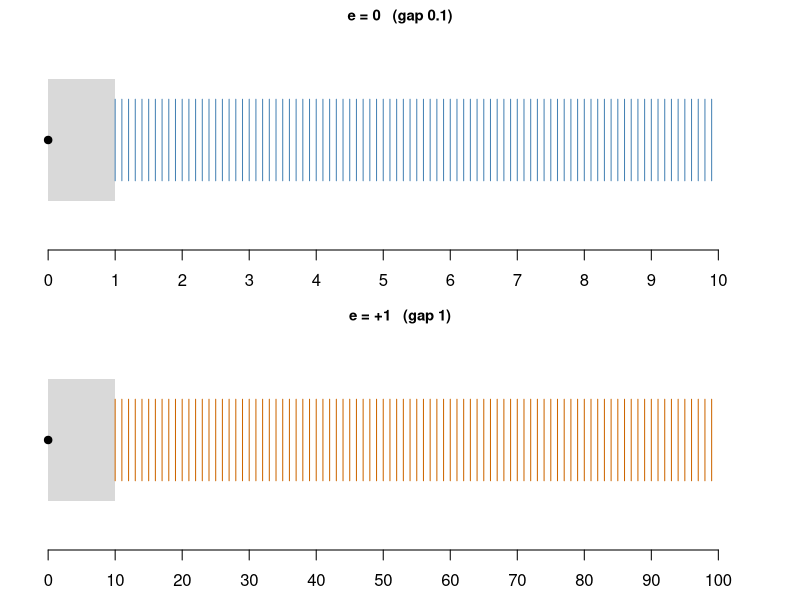

This chart was generated by the following R code:
## ---- chunk 1
options(digits = 22)

## ---- chunk 2
#| label: integer-limits
#| warning: false
.Machine$integer.max

## Check upper bounds
as.integer(2^31 - 1)                    # maximum valid integer
as.integer(2^31)                        # exceeds limit, returns NA
as.integer(2^31 - 1) + as.integer(1)    # overflows to NA

## Check lower bounds
as.integer(-(2^31 - 1))                 # minimum valid integer
as.integer(-2^31)                       # exceeds lower limit, returns NA
## ---- chunk 3
#| label: integer-product
#| warning: false
50000L * 50000L
50000 * 50000
## ---- chunk 4
#| label: toy-all-numbers
m <- outer(1:9, 0:9, function(a, b) a + b / 10)
dimnames(m) <- list(d1 = 1:9, d2 = 0:9)
m
## ---- chunk 5
#| label: fig-toy-lines
#| echo: false
#| fig-width: 9
#| fig-height: 3.6
#| fig-cap: 'Positive numbers at zoom $e=0$ (top, gap $0.1$) and $e=+1$ (bottom, gap $1$). Grey bands hold the crowded marks of all lower zooms ($e<0$, and $e\le 0$ in the bottom panel); overflow occurs only far to the right, beyond $9.9\times10^{9}$.'
par(mfrow = c(2, 1), mar = c(2.5, 1, 1.5, 1))
m0 <- (10:99) / 10; m1 <- 10:99
plot(NA, xlim = c(0, 10.5), ylim = c(0, 1), axes = FALSE, xlab = "", ylab = "",
     main = "e = 0   (gap 0.1)", cex.main = 0.9)
rect(0, 0.2, 1, 0.8, col = "gray85", border = NA)
segments(m0, 0.3, m0, 0.7, col = "steelblue")
points(0, 0.5, pch = 19)
axis(1, at = 0:10)
plot(NA, xlim = c(0, 105), ylim = c(0, 1), axes = FALSE, xlab = "", ylab = "",
     main = "e = +1   (gap 1)", cex.main = 0.9)
rect(0, 0.2, 10, 0.8, col = "gray85", border = NA)
segments(m1, 0.3, m1, 0.7, col = "darkorange3")
points(0, 0.5, pch = 19)
axis(1, at = seq(0, 100, 10))
## ---- chunk 6
#| label: double-limits
c(eps = .Machine$double.eps, xmax = .Machine$double.xmax,
  xmin = .Machine$double.xmin, subnormal = 2^-1074, maxint = 2^53)
## ---- chunk 7
#| label: machine-eps
1 + 2^-52 == 1
1 + 2^-53 == 1                       # half an epsilon is lost
0.1 + 0.2 == 0.3                     # rounding error
isTRUE(all.equal(0.1 + 0.2, 0.3))    # test with tolerance sqrt(eps)
## ---- chunk 8
#| label: over-underflow
2 * .Machine$double.xmax             # overflow: Inf
exp(710)                             # overflow: Inf
2^-1075                              # underflow: 0
prod(rep(0.01, 200))                 # 1e-400 underflows to 0
sum(log(rep(0.01, 200)))             # the log scale is safe
## ---- chunk 9
#| label: spacing-demo
2^52 + 1 == 2^52                     # gap 1: still distinguishable
2^53 + 1 == 2^53                     # gap 2: the +1 is lost
format(c(2^53, 2^53 + 1, 2^53 + 2), digits = 17)
.Machine$integer.max                 # 2^31 - 1
## ---- chunk 10
#| label: sum-large-small
## the target value
f0 <- 1 + 2^(-40)
f0

## adding 2^-52 (one epsilon) 2^12 times works: each addition changes the sum
f1 <- 1; i <- 1
while (i <= 2^12) { f1 <- f1 + 2^(-52); i <- i + 1 }
f1

## adding 2^-53 (half an epsilon) 2^13 times fails: 1 + 2^-53 rounds to 1 every time
f2 <- 1; i <- 1
while (i <= 2^13) { f2 <- f2 + 2^(-53); i <- i + 1 }
f2

## this difference is not due to number display in R
f0 == f1
f0 == f2

## R's built-in sum() uses pairwise summation and extended precision
f3 <- sum(c(1, rep(2^(-53), 2^13))); f3
f1 == f3
f4 <- sum(c(1, rep(2^(-54), 2^14))); f4
f0 == f4

## the fix: accumulate the small numbers first, then add to 1
f6s <- 0; i <- 1
while (i <= 2^14) { f6s <- f6s + 2^(-54); i <- i + 1 }
f6s
f6 <- f6s + 1; f6
f0 == f6
## ---- chunk 11
#| label: summation-methods
x <- c(1, rep(1e-16, 1e4))                 # exact sum is 1 + 1e-12

naive_sum <- function(x) { s <- 0; for (v in x) s <- s + v; s }

kahan_sum <- function(x) {
  s <- 0; c <- 0                            # c holds the running roundoff error
  for (v in x) { y <- v - c; t <- s + y; c <- (t - s) - y; s <- t }
  s }

c(naive   = naive_sum(x) - 1,
  sorted  = naive_sum(sort(x)) - 1,
  kahan   = kahan_sum(x) - 1,
  builtin = sum(x) - 1,
  exact   = 1e-12)
## ---- chunk 12
#| label: eps-other-bases
log(2^(-52))               # base e: about -36
1 + exp(-35)
1 + exp(-37)               # evaluates to exactly 1

log(2^(-52), base = 10)    # base 10: about -15.7
1 + 1e-15 == 1
1 + 1e-16 == 1
## ---- chunk 13
#| label: fexp-naive
#| message: false
library(knitr)

fexp <- function(x, debug = FALSE) {
  i <- 0; expx <- 1; u <- 1
  if (debug) debug_list <- list()
  while (abs(u) > 1e-20 * abs(expx)) {
    i <- i + 1
    u <- u * x / i
    expx <- expx + u
    if (debug) debug_list[[i]] <- c(Step = i, Term_u = u, exp_x = expx)
  }
  if (debug) return(do.call(rbind, debug_list))
  expx
}

test_vals <- c(10, 20, 60, -1, -10, -20, -50)
res1 <- data.frame(x = test_vals, Built_in_Exp = exp(test_vals), Taylor_fexp = sapply(test_vals, fexp))
kable(res1, caption = "Built-in exp() versus the naive Taylor series fexp()")
## ---- chunk 14
#| label: fexp-debug
debug_matrix <- fexp(-50, debug = TRUE)
debug_summary <- rbind(
  head(debug_matrix, 10),
  matrix(NA, nrow = 1, ncol = 3, dimnames = list("...", colnames(debug_matrix))),
  tail(debug_matrix, 10))
kable(debug_summary, caption = "Debug trace for fexp(-50) showing catastrophic cancellation")
## ---- chunk 15
#| label: fexp-robust
fexp2 <- function(x) {
  xa <- abs(x); i <- 0; expx <- 1; u <- 1
  while (u > 1e-20 * expx) { i <- i + 1; u <- u * xa / i; expx <- expx + u }
  if (x >= 0) expx else 1 / expx
}

test_vals_neg <- c(-10, -20, -50)
res2 <- data.frame(x = test_vals_neg, Built_in_Exp = exp(test_vals_neg), Robust_fexp2 = sapply(test_vals_neg, fexp2))
kable(res2, caption = "Robust fexp2() for negative arguments")
## ---- chunk 16
#| label: expm1-demo
x <- 1e-10
c(naive = exp(x) - 1, expm1 = expm1(x), series = x + x^2 / 2)
x <- 1e-20
c(naive = log(1 + x), log1p = log1p(x))
## ---- chunk 17
#| label: variance-formulas
## one-pass (computational) formula
var1 <- function(x) { n <- length(x); (sum(x^2) - sum(x)^2 / n) / (n - 1) }

## two-pass formula (centering on the mean)
var2 <- function(x) { n <- length(x); sum((x - mean(x))^2) / (n - 1) }

## small data works fine for both
x <- c(1, 2, 3)
c(var1(x), var2(x), var(x))

## a large shift exposes catastrophic cancellation in var1
x <- c(1, 2, 3) + 1e8
c(var1(x), var2(x), var(x))
x <- c(1, 2, 3) + 1e10
c(var1(x), var2(x), var(x))
## ---- chunk 18
#| label: variance-scan
M <- 10^(0:10)
res <- t(sapply(M, function(m) { x <- c(1, 2, 3) + m; c(M = m, one_pass = var1(x), two_pass = var2(x)) }))
kable(res, caption = "One-pass versus two-pass variance as the data are shifted by M", digits = 6)
## ---- chunk 19
#| label: variance-fixes
var_shifted <- function(x) { n <- length(x); d <- x - x[1]; (sum(d^2) - sum(d)^2 / n) / (n - 1) }

var_welford <- function(x) {
  m <- 0; S <- 0
  for (k in seq_along(x)) { m_old <- m; m <- m + (x[k] - m) / k; S <- S + (x[k] - m_old) * (x[k] - m) }
  S / (length(x) - 1) }

x <- c(1, 2, 3) + 1e10
c(one_pass = var1(x), shifted = var_shifted(x), welford = var_welford(x), two_pass = var2(x))
## ---- chunk 20
#| label: sigmoid-demo
p1 <- function(theta) exp(theta) / (1 + exp(theta))
p2 <- function(theta) 1 / (1 + exp(-theta))

## large positive theta breaks p1, works in p2
theta <- 2000
c(p1 = p1(theta), p2 = p2(theta))

## large negative theta works for both
theta <- -2000
c(p1 = p1(theta), p2 = p2(theta))

## the piecewise form is safe everywhere and keeps full precision in both tails
sigmoid <- function(x) ifelse(x >= 0, 1 / (1 + exp(-x)), exp(x) / (1 + exp(x)))
sigmoid(c(-2000, -20, 0, 20, 2000))
## ---- chunk 21
#| label: builtin-demo
c(naive = log(factorial(1000)), lfactorial = lfactorial(1000))
c(naive = log(dnorm(40)), dnorm_log = dnorm(40, log = TRUE))
c(naive = log(1 - pnorm(10)), stable = pnorm(10, lower.tail = FALSE, log.p = TRUE))
## ---- chunk 22
#| label: log-quotient-demo
log_x <- 800; x <- exp(log_x); x          # overflow
log_y <- 805; y <- exp(log_y); y          # overflow
x / y                                     # Inf/Inf = NaN

log_xovery <- log_x - log_y               # subtracting logs is safe
log_xovery
exp(log_xovery)

## likelihood versus log-likelihood for 2000 fair-coin tosses
p <- rep(0.5, 2000)
c(likelihood = prod(p), log_likelihood = sum(log(p)))
## ---- chunk 23
#| label: log-sum-exp
log_sum_exp <- function(log_x) {
  max_log_x <- max(log_x)
  max_log_x + log(sum(exp(log_x - max_log_x)))
}

## values that would overflow directly
log_x <- c(2000, 2010, 2030)
exp(log_x)                                   # Inf
c(direct = log(sum(exp(log_x))), lse = log_sum_exp(log_x))

## values that would underflow directly
log_x <- -c(2000, 2010, 2030)
exp(log_x)                                   # 0
c(direct = log(sum(exp(log_x))), lse = log_sum_exp(log_x))
## ---- chunk 24
#| label: mixture-loglik
y <- c(-1, 0.5, 2, 45)                      # the last value is far from both means
mu <- c(0, 3); w <- c(0.6, 0.4)
naive <- sum(log(w[1] * dnorm(y, mu[1]) + w[2] * dnorm(y, mu[2])))
stable <- sum(sapply(y, function(yi) log_sum_exp(log(w) + dnorm(yi, mu, log = TRUE))))
c(naive = naive, stable = stable)
## ---- chunk 25
#| label: log-softmax
x <- c(1000, 1001, 1005)
naive <- log(exp(x) / sum(exp(x)))
stable <- x - log_sum_exp(x)
rbind(naive, stable, probabilities = exp(stable))
## ---- chunk 26
#| label: log-minus-exp
log_minus_exp <- function(log_x, log_y) {
  if (log_x < log_y) stop("the first argument must be the larger")
  log_x + log1p(-exp(log_y - log_x))
}

log_minus_exp(2020, 2000)
exp(2000) - exp(1999)                       # direct subtraction: Inf - Inf = NaN

## nearly equal arguments: log1p keeps the precision that log(1 - .) would lose
lx <- 10; ly <- 10 - 1e-12
c(with_log1p = log_minus_exp(lx, ly), with_log = lx + log(1 - exp(ly - lx)), exact = log(exp(lx) - exp(ly)))
